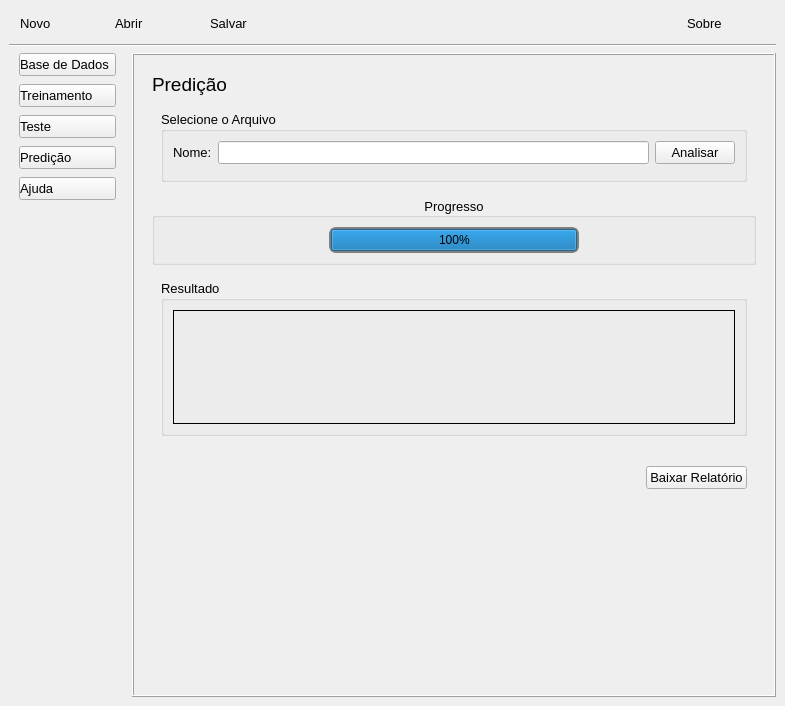
<?xml version="1.0" encoding="UTF-8"?>
<ui version="4.0">
 <class>MainWindow</class>
 <widget class="QMainWindow" name="MainWindow">
  <property name="geometry">
   <rect>
    <x>0</x>
    <y>0</y>
    <width>785</width>
    <height>706</height>
   </rect>
  </property>
  <property name="font">
   <font>
    <pointsize>10</pointsize>
   </font>
  </property>
  <property name="windowTitle">
   <string>FarmacIA</string>
  </property>
  <property name="windowIcon">
   <iconset>
    <normaloff>../styles/icon.ico</normaloff>../styles/icon.ico</iconset>
  </property>
  <widget class="QWidget" name="centralwidget">
   <layout class="QVBoxLayout" name="verticalLayout_11">
    <item>
     <widget class="QWidget" name="header" native="true">
      <layout class="QHBoxLayout" name="horizontalLayout">
       <property name="spacing">
        <number>15</number>
       </property>
       <property name="leftMargin">
        <number>10</number>
       </property>
       <property name="topMargin">
        <number>3</number>
       </property>
       <property name="rightMargin">
        <number>10</number>
       </property>
       <property name="bottomMargin">
        <number>3</number>
       </property>
       <item>
        <widget class="QPushButton" name="newBtn">
         <property name="font">
          <font>
           <family>MS Shell Dlg 2</family>
           <pointsize>10</pointsize>
           <weight>50</weight>
           <italic>false</italic>
           <bold>false</bold>
           <underline>false</underline>
           <strikeout>false</strikeout>
          </font>
         </property>
         <property name="styleSheet">
          <string notr="true">Text-align:left</string>
         </property>
         <property name="text">
          <string>Novo</string>
         </property>
         <property name="icon">
          <iconset>
           <normaloff>../styles/light/add-document.png</normaloff>../styles/light/add-document.png</iconset>
         </property>
         <property name="iconSize">
          <size>
           <width>16</width>
           <height>16</height>
          </size>
         </property>
         <property name="checkable">
          <bool>false</bool>
         </property>
         <property name="autoDefault">
          <bool>false</bool>
         </property>
         <property name="default">
          <bool>false</bool>
         </property>
         <property name="flat">
          <bool>true</bool>
         </property>
        </widget>
       </item>
       <item>
        <widget class="QPushButton" name="openBtn">
         <property name="font">
          <font>
           <family>MS Shell Dlg 2</family>
           <pointsize>10</pointsize>
          </font>
         </property>
         <property name="styleSheet">
          <string notr="true">Text-align:left</string>
         </property>
         <property name="text">
          <string>Abrir</string>
         </property>
         <property name="icon">
          <iconset>
           <normaloff>../styles/light/open.png</normaloff>../styles/light/open.png</iconset>
         </property>
         <property name="iconSize">
          <size>
           <width>16</width>
           <height>16</height>
          </size>
         </property>
         <property name="flat">
          <bool>true</bool>
         </property>
        </widget>
       </item>
       <item>
        <widget class="QPushButton" name="saveBtn">
         <property name="font">
          <font>
           <family>MS Shell Dlg 2</family>
           <pointsize>10</pointsize>
          </font>
         </property>
         <property name="styleSheet">
          <string notr="true">Text-align:left</string>
         </property>
         <property name="text">
          <string>Salvar</string>
         </property>
         <property name="icon">
          <iconset>
           <normaloff>../styles/light/save.png</normaloff>../styles/light/save.png</iconset>
         </property>
         <property name="iconSize">
          <size>
           <width>16</width>
           <height>16</height>
          </size>
         </property>
         <property name="default">
          <bool>false</bool>
         </property>
         <property name="flat">
          <bool>true</bool>
         </property>
        </widget>
       </item>
       <item>
        <spacer name="horizontalSpacer_2">
         <property name="orientation">
          <enum>Qt::Horizontal</enum>
         </property>
         <property name="sizeHint" stdset="0">
          <size>
           <width>1005</width>
           <height>20</height>
          </size>
         </property>
        </spacer>
       </item>
       <item>
        <widget class="QPushButton" name="aboutBtn">
         <property name="font">
          <font>
           <family>MS Shell Dlg 2</family>
           <pointsize>10</pointsize>
          </font>
         </property>
         <property name="styleSheet">
          <string notr="true">text-align:left</string>
         </property>
         <property name="text">
          <string>Sobre</string>
         </property>
         <property name="icon">
          <iconset>
           <normaloff>../styles/light/info.png</normaloff>../styles/light/info.png</iconset>
         </property>
         <property name="flat">
          <bool>true</bool>
         </property>
        </widget>
       </item>
      </layout>
     </widget>
    </item>
    <item>
     <widget class="Line" name="headerLine">
      <property name="orientation">
       <enum>Qt::Horizontal</enum>
      </property>
     </widget>
    </item>
    <item>
     <widget class="QWidget" name="body" native="true">
      <layout class="QHBoxLayout" name="horizontalLayout_3">
       <property name="leftMargin">
        <number>0</number>
       </property>
       <property name="topMargin">
        <number>0</number>
       </property>
       <property name="rightMargin">
        <number>0</number>
       </property>
       <property name="bottomMargin">
        <number>0</number>
       </property>
       <item alignment="Qt::AlignLeft">
        <widget class="QWidget" name="leftMenu" native="true">
         <property name="enabled">
          <bool>true</bool>
         </property>
         <property name="sizePolicy">
          <sizepolicy hsizetype="Minimum" vsizetype="Preferred">
           <horstretch>0</horstretch>
           <verstretch>0</verstretch>
          </sizepolicy>
         </property>
         <layout class="QVBoxLayout" name="verticalLayout" stretch="0,0,0,0,0,0">
          <property name="spacing">
           <number>8</number>
          </property>
          <property name="sizeConstraint">
           <enum>QLayout::SetDefaultConstraint</enum>
          </property>
          <property name="leftMargin">
           <number>10</number>
          </property>
          <property name="topMargin">
           <number>0</number>
          </property>
          <property name="rightMargin">
           <number>10</number>
          </property>
          <property name="bottomMargin">
           <number>10</number>
          </property>
          <item>
           <widget class="QPushButton" name="dataBaseBtn">
            <property name="sizePolicy">
             <sizepolicy hsizetype="Minimum" vsizetype="Fixed">
              <horstretch>0</horstretch>
              <verstretch>0</verstretch>
             </sizepolicy>
            </property>
            <property name="minimumSize">
             <size>
              <width>0</width>
              <height>0</height>
             </size>
            </property>
            <property name="font">
             <font>
              <family>MS Shell Dlg 2</family>
              <pointsize>10</pointsize>
             </font>
            </property>
            <property name="focusPolicy">
             <enum>Qt::NoFocus</enum>
            </property>
            <property name="layoutDirection">
             <enum>Qt::LeftToRight</enum>
            </property>
            <property name="autoFillBackground">
             <bool>false</bool>
            </property>
            <property name="styleSheet">
             <string notr="true">Text-align:left;</string>
            </property>
            <property name="text">
             <string>Base de Dados</string>
            </property>
            <property name="icon">
             <iconset>
              <normaloff>../styles/light/database.png</normaloff>../styles/light/database.png</iconset>
            </property>
            <property name="checkable">
             <bool>false</bool>
            </property>
            <property name="autoDefault">
             <bool>false</bool>
            </property>
           </widget>
          </item>
          <item>
           <widget class="QPushButton" name="trainBtn">
            <property name="minimumSize">
             <size>
              <width>0</width>
              <height>0</height>
             </size>
            </property>
            <property name="font">
             <font>
              <family>MS Shell Dlg 2</family>
              <pointsize>10</pointsize>
             </font>
            </property>
            <property name="styleSheet">
             <string notr="true">Text-align:left</string>
            </property>
            <property name="text">
             <string>Treinamento</string>
            </property>
            <property name="icon">
             <iconset>
              <normaloff>../styles/light/train.png</normaloff>../styles/light/train.png</iconset>
            </property>
           </widget>
          </item>
          <item>
           <widget class="QPushButton" name="testBtn">
            <property name="minimumSize">
             <size>
              <width>0</width>
              <height>0</height>
             </size>
            </property>
            <property name="font">
             <font>
              <family>MS Shell Dlg 2</family>
              <pointsize>10</pointsize>
             </font>
            </property>
            <property name="styleSheet">
             <string notr="true">Text-align:left</string>
            </property>
            <property name="text">
             <string>Teste</string>
            </property>
            <property name="icon">
             <iconset>
              <normaloff>../styles/light/tests.png</normaloff>../styles/light/tests.png</iconset>
            </property>
            <property name="checkable">
             <bool>false</bool>
            </property>
           </widget>
          </item>
          <item>
           <widget class="QPushButton" name="predictionBtn">
            <property name="minimumSize">
             <size>
              <width>0</width>
              <height>0</height>
             </size>
            </property>
            <property name="font">
             <font>
              <family>MS Shell Dlg 2</family>
              <pointsize>10</pointsize>
             </font>
            </property>
            <property name="styleSheet">
             <string notr="true">Text-align:left</string>
            </property>
            <property name="text">
             <string>Predição</string>
            </property>
            <property name="icon">
             <iconset>
              <normaloff>../styles/light/prediction2.png</normaloff>../styles/light/prediction2.png</iconset>
            </property>
           </widget>
          </item>
          <item>
           <widget class="QPushButton" name="helpBtn">
            <property name="minimumSize">
             <size>
              <width>0</width>
              <height>0</height>
             </size>
            </property>
            <property name="font">
             <font>
              <family>MS Shell Dlg 2</family>
              <pointsize>10</pointsize>
             </font>
            </property>
            <property name="styleSheet">
             <string notr="true">Text-align:left</string>
            </property>
            <property name="text">
             <string>Ajuda</string>
            </property>
            <property name="icon">
             <iconset>
              <normaloff>../styles/light/help.png</normaloff>../styles/light/help.png</iconset>
            </property>
           </widget>
          </item>
          <item>
           <spacer name="verticalSpacer">
            <property name="orientation">
             <enum>Qt::Vertical</enum>
            </property>
            <property name="sizeHint" stdset="0">
             <size>
              <width>20</width>
              <height>40</height>
             </size>
            </property>
           </spacer>
          </item>
         </layout>
        </widget>
       </item>
       <item>
        <widget class="QFrame" name="bodyFrame">
         <property name="minimumSize">
          <size>
           <width>0</width>
           <height>0</height>
          </size>
         </property>
         <property name="frameShape">
          <enum>QFrame::Box</enum>
         </property>
         <property name="frameShadow">
          <enum>QFrame::Raised</enum>
         </property>
         <property name="lineWidth">
          <number>1</number>
         </property>
         <layout class="QVBoxLayout" name="verticalLayout_2">
          <item>
           <widget class="QStackedWidget" name="pages">
            <property name="sizePolicy">
             <sizepolicy hsizetype="Expanding" vsizetype="Expanding">
              <horstretch>0</horstretch>
              <verstretch>0</verstretch>
             </sizepolicy>
            </property>
            <property name="currentIndex">
             <number>3</number>
            </property>
            <widget class="QWidget" name="dbPage">
             <layout class="QVBoxLayout" name="verticalLayout_5">
              <item>
               <widget class="QLabel" name="dbTitle">
                <property name="font">
                 <font>
                  <pointsize>14</pointsize>
                 </font>
                </property>
                <property name="text">
                 <string>Carregamento da Base de Dados</string>
                </property>
               </widget>
              </item>
              <item>
               <widget class="QGroupBox" name="nameDbBox">
                <property name="title">
                 <string>Nome</string>
                </property>
                <layout class="QHBoxLayout" name="horizontalLayout_10">
                 <item>
                  <widget class="QComboBox" name="dbCombo">
                   <property name="minimumSize">
                    <size>
                     <width>80</width>
                     <height>0</height>
                    </size>
                   </property>
                   <item>
                    <property name="text">
                     <string>DB1</string>
                    </property>
                   </item>
                   <item>
                    <property name="text">
                     <string>DB2</string>
                    </property>
                   </item>
                  </widget>
                 </item>
                 <item>
                  <spacer name="horizontalSpacer_3">
                   <property name="orientation">
                    <enum>Qt::Horizontal</enum>
                   </property>
                   <property name="sizeHint" stdset="0">
                    <size>
                     <width>40</width>
                     <height>20</height>
                    </size>
                   </property>
                  </spacer>
                 </item>
                </layout>
               </widget>
              </item>
              <item>
               <widget class="QFrame" name="descriptionDb">
                <property name="sizePolicy">
                 <sizepolicy hsizetype="Preferred" vsizetype="Preferred">
                  <horstretch>0</horstretch>
                  <verstretch>0</verstretch>
                 </sizepolicy>
                </property>
                <property name="frameShape">
                 <enum>QFrame::Box</enum>
                </property>
                <property name="frameShadow">
                 <enum>QFrame::Plain</enum>
                </property>
                <layout class="QVBoxLayout" name="verticalLayout_3">
                 <item>
                  <widget class="QLabel" name="descriptionLabelDb">
                   <property name="sizePolicy">
                    <sizepolicy hsizetype="Preferred" vsizetype="Preferred">
                     <horstretch>0</horstretch>
                     <verstretch>0</verstretch>
                    </sizepolicy>
                   </property>
                   <property name="minimumSize">
                    <size>
                     <width>0</width>
                     <height>120</height>
                    </size>
                   </property>
                   <property name="text">
                    <string>Descrição da Base de Dados 1.</string>
                   </property>
                  </widget>
                 </item>
                </layout>
               </widget>
              </item>
              <item>
               <spacer name="verticalSpacer_2">
                <property name="orientation">
                 <enum>Qt::Vertical</enum>
                </property>
                <property name="sizeHint" stdset="0">
                 <size>
                  <width>20</width>
                  <height>40</height>
                 </size>
                </property>
               </spacer>
              </item>
              <item>
               <widget class="QWidget" name="endDb" native="true">
                <layout class="QHBoxLayout" name="horizontalLayout_2">
                 <item>
                  <spacer name="horizontalSpacer">
                   <property name="orientation">
                    <enum>Qt::Horizontal</enum>
                   </property>
                   <property name="sizeHint" stdset="0">
                    <size>
                     <width>100</width>
                     <height>20</height>
                    </size>
                   </property>
                  </spacer>
                 </item>
                 <item>
                  <widget class="QPushButton" name="loadBtn">
                   <property name="font">
                    <font>
                     <pointsize>10</pointsize>
                    </font>
                   </property>
                   <property name="text">
                    <string>Carregar</string>
                   </property>
                  </widget>
                 </item>
                </layout>
               </widget>
              </item>
             </layout>
            </widget>
            <widget class="QWidget" name="trainPage">
             <layout class="QVBoxLayout" name="verticalLayout_6">
              <item>
               <widget class="QLabel" name="trainTitle">
                <property name="font">
                 <font>
                  <pointsize>14</pointsize>
                 </font>
                </property>
                <property name="text">
                 <string>Treinamento</string>
                </property>
               </widget>
              </item>
              <item>
               <widget class="QWidget" name="nameTrain" native="true">
                <property name="sizePolicy">
                 <sizepolicy hsizetype="Preferred" vsizetype="Minimum">
                  <horstretch>0</horstretch>
                  <verstretch>0</verstretch>
                 </sizepolicy>
                </property>
                <layout class="QHBoxLayout" name="horizontalLayout_6">
                 <item>
                  <widget class="QGroupBox" name="selectTrain">
                   <property name="font">
                    <font>
                     <pointsize>10</pointsize>
                    </font>
                   </property>
                   <property name="title">
                    <string>Selecione o Arquivo de Treino</string>
                   </property>
                   <property name="flat">
                    <bool>false</bool>
                   </property>
                   <layout class="QGridLayout" name="gridLayout">
                    <property name="bottomMargin">
                     <number>15</number>
                    </property>
                    <item row="0" column="0">
                     <widget class="QLabel" name="nameLabelTrain">
                      <property name="sizePolicy">
                       <sizepolicy hsizetype="Preferred" vsizetype="Minimum">
                        <horstretch>0</horstretch>
                        <verstretch>0</verstretch>
                       </sizepolicy>
                      </property>
                      <property name="text">
                       <string>Nome:</string>
                      </property>
                     </widget>
                    </item>
                    <item row="0" column="1">
                     <widget class="QLineEdit" name="nameEditTrain"/>
                    </item>
                   </layout>
                  </widget>
                 </item>
                </layout>
               </widget>
              </item>
              <item>
               <widget class="QWidget" name="parametersTrain" native="true">
                <layout class="QHBoxLayout" name="horizontalLayout_9">
                 <property name="spacing">
                  <number>15</number>
                 </property>
                 <property name="bottomMargin">
                  <number>15</number>
                 </property>
                 <item>
                  <widget class="QGroupBox" name="batchBox">
                   <property name="maximumSize">
                    <size>
                     <width>200</width>
                     <height>16777215</height>
                    </size>
                   </property>
                   <property name="font">
                    <font>
                     <pointsize>10</pointsize>
                    </font>
                   </property>
                   <property name="title">
                    <string>Tamanho do Batch</string>
                   </property>
                   <property name="flat">
                    <bool>false</bool>
                   </property>
                   <layout class="QHBoxLayout" name="horizontalLayout_7">
                    <item>
                     <widget class="QSpinBox" name="batchSpin">
                      <property name="maximumSize">
                       <size>
                        <width>100</width>
                        <height>16777215</height>
                       </size>
                      </property>
                      <property name="styleSheet">
                       <string notr="true"/>
                      </property>
                      <property name="value">
                       <number>64</number>
                      </property>
                     </widget>
                    </item>
                   </layout>
                  </widget>
                 </item>
                 <item>
                  <widget class="QGroupBox" name="epochBox">
                   <property name="maximumSize">
                    <size>
                     <width>16777215</width>
                     <height>200</height>
                    </size>
                   </property>
                   <property name="font">
                    <font>
                     <pointsize>10</pointsize>
                    </font>
                   </property>
                   <property name="title">
                    <string>Número de Épocas</string>
                   </property>
                   <property name="flat">
                    <bool>false</bool>
                   </property>
                   <layout class="QHBoxLayout" name="horizontalLayout_8">
                    <item>
                     <widget class="QSpinBox" name="epochSpin">
                      <property name="maximumSize">
                       <size>
                        <width>100</width>
                        <height>16777215</height>
                       </size>
                      </property>
                      <property name="value">
                       <number>14</number>
                      </property>
                     </widget>
                    </item>
                   </layout>
                  </widget>
                 </item>
                 <item>
                  <spacer name="horizontalSpacer_5">
                   <property name="orientation">
                    <enum>Qt::Horizontal</enum>
                   </property>
                   <property name="sizeHint" stdset="0">
                    <size>
                     <width>40</width>
                     <height>20</height>
                    </size>
                   </property>
                  </spacer>
                 </item>
                 <item>
                  <widget class="QPushButton" name="loadBtnTrain">
                   <property name="font">
                    <font>
                     <pointsize>10</pointsize>
                    </font>
                   </property>
                   <property name="text">
                    <string>Treinar</string>
                   </property>
                  </widget>
                 </item>
                </layout>
               </widget>
              </item>
              <item>
               <widget class="QWidget" name="endTrain" native="true">
                <layout class="QHBoxLayout" name="horizontalLayout_5">
                 <property name="bottomMargin">
                  <number>15</number>
                 </property>
                 <item>
                  <spacer name="horizontalSpacer_4">
                   <property name="orientation">
                    <enum>Qt::Horizontal</enum>
                   </property>
                   <property name="sizeHint" stdset="0">
                    <size>
                     <width>100</width>
                     <height>20</height>
                    </size>
                   </property>
                  </spacer>
                 </item>
                 <item>
                  <widget class="QProgressBar" name="progressBarTrain">
                   <property name="sizePolicy">
                    <sizepolicy hsizetype="Fixed" vsizetype="Fixed">
                     <horstretch>0</horstretch>
                     <verstretch>0</verstretch>
                    </sizepolicy>
                   </property>
                   <property name="minimumSize">
                    <size>
                     <width>150</width>
                     <height>0</height>
                    </size>
                   </property>
                   <property name="baseSize">
                    <size>
                     <width>0</width>
                     <height>0</height>
                    </size>
                   </property>
                   <property name="styleSheet">
                    <string notr="true">border-style:solid;
border-color:grey;
border-radius:7px;
border-width:2px;
text-align:center;

</string>
                   </property>
                   <property name="value">
                    <number>10</number>
                   </property>
                   <property name="alignment">
                    <set>Qt::AlignJustify|Qt::AlignVCenter</set>
                   </property>
                  </widget>
                 </item>
                </layout>
               </widget>
              </item>
              <item>
               <spacer name="verticalSpacer_3">
                <property name="orientation">
                 <enum>Qt::Vertical</enum>
                </property>
                <property name="sizeType">
                 <enum>QSizePolicy::Expanding</enum>
                </property>
                <property name="sizeHint" stdset="0">
                 <size>
                  <width>20</width>
                  <height>140</height>
                 </size>
                </property>
               </spacer>
              </item>
             </layout>
            </widget>
            <widget class="QWidget" name="testPage">
             <layout class="QVBoxLayout" name="verticalLayout_7">
              <item>
               <widget class="QLabel" name="testTitle">
                <property name="font">
                 <font>
                  <pointsize>14</pointsize>
                 </font>
                </property>
                <property name="text">
                 <string>Teste de Modelo</string>
                </property>
               </widget>
              </item>
              <item>
               <widget class="QWidget" name="nameTest" native="true">
                <property name="sizePolicy">
                 <sizepolicy hsizetype="Preferred" vsizetype="Minimum">
                  <horstretch>0</horstretch>
                  <verstretch>0</verstretch>
                 </sizepolicy>
                </property>
                <layout class="QHBoxLayout" name="horizontalLayout_15">
                 <item>
                  <widget class="QGroupBox" name="selectTest">
                   <property name="font">
                    <font>
                     <pointsize>10</pointsize>
                    </font>
                   </property>
                   <property name="title">
                    <string>Selecione o Arquivo para Teste</string>
                   </property>
                   <property name="flat">
                    <bool>false</bool>
                   </property>
                   <layout class="QGridLayout" name="gridLayout_2">
                    <property name="bottomMargin">
                     <number>15</number>
                    </property>
                    <item row="0" column="0">
                     <widget class="QLabel" name="nameLabelTest">
                      <property name="sizePolicy">
                       <sizepolicy hsizetype="Preferred" vsizetype="Minimum">
                        <horstretch>0</horstretch>
                        <verstretch>0</verstretch>
                       </sizepolicy>
                      </property>
                      <property name="text">
                       <string>Nome:</string>
                      </property>
                     </widget>
                    </item>
                    <item row="0" column="1">
                     <widget class="QLineEdit" name="nameEditTest"/>
                    </item>
                    <item row="0" column="2">
                     <widget class="QPushButton" name="loadBtnTest_2">
                      <property name="font">
                       <font>
                        <pointsize>10</pointsize>
                       </font>
                      </property>
                      <property name="text">
                       <string>Testar</string>
                      </property>
                     </widget>
                    </item>
                   </layout>
                  </widget>
                 </item>
                </layout>
               </widget>
              </item>
              <item>
               <widget class="QWidget" name="resultsTest" native="true">
                <layout class="QVBoxLayout" name="verticalLayout_8">
                 <property name="spacing">
                  <number>15</number>
                 </property>
                 <property name="bottomMargin">
                  <number>15</number>
                 </property>
                 <item>
                  <widget class="QGroupBox" name="resultBoxTest">
                   <property name="maximumSize">
                    <size>
                     <width>16777215</width>
                     <height>16777215</height>
                    </size>
                   </property>
                   <property name="font">
                    <font>
                     <pointsize>10</pointsize>
                    </font>
                   </property>
                   <property name="title">
                    <string>Resultado</string>
                   </property>
                   <property name="flat">
                    <bool>false</bool>
                   </property>
                   <layout class="QVBoxLayout" name="verticalLayout_10">
                    <item>
                     <widget class="QFrame" name="resultFrameTest">
                      <property name="frameShape">
                       <enum>QFrame::Box</enum>
                      </property>
                      <property name="frameShadow">
                       <enum>QFrame::Plain</enum>
                      </property>
                      <layout class="QHBoxLayout" name="horizontalLayout_11">
                       <item>
                        <widget class="QLabel" name="resultLabelTest">
                         <property name="text">
                          <string/>
                         </property>
                         <property name="pixmap">
                          <pixmap>../styles/Test_ROC.png</pixmap>
                         </property>
                         <property name="scaledContents">
                          <bool>false</bool>
                         </property>
                        </widget>
                       </item>
                      </layout>
                     </widget>
                    </item>
                   </layout>
                  </widget>
                 </item>
                </layout>
               </widget>
              </item>
              <item>
               <widget class="QWidget" name="endTest" native="true">
                <layout class="QHBoxLayout" name="horizontalLayout_4">
                 <item>
                  <spacer name="horizontalSpacer_7">
                   <property name="orientation">
                    <enum>Qt::Horizontal</enum>
                   </property>
                   <property name="sizeHint" stdset="0">
                    <size>
                     <width>100</width>
                     <height>20</height>
                    </size>
                   </property>
                  </spacer>
                 </item>
                 <item>
                  <widget class="QPushButton" name="loadBtnTest">
                   <property name="font">
                    <font>
                     <pointsize>10</pointsize>
                    </font>
                   </property>
                   <property name="text">
                    <string>Baixar Relatório</string>
                   </property>
                   <property name="icon">
                    <iconset>
                     <normaloff>../styles/light/download.png</normaloff>../styles/light/download.png</iconset>
                   </property>
                   <property name="iconSize">
                    <size>
                     <width>15</width>
                     <height>15</height>
                    </size>
                   </property>
                  </widget>
                 </item>
                </layout>
               </widget>
              </item>
              <item>
               <spacer name="verticalSpacer_4">
                <property name="orientation">
                 <enum>Qt::Vertical</enum>
                </property>
                <property name="sizeHint" stdset="0">
                 <size>
                  <width>20</width>
                  <height>40</height>
                 </size>
                </property>
               </spacer>
              </item>
             </layout>
            </widget>
            <widget class="QWidget" name="predictPage">
             <layout class="QVBoxLayout" name="verticalLayout_4">
              <item>
               <widget class="QLabel" name="predictTitle">
                <property name="font">
                 <font>
                  <pointsize>14</pointsize>
                 </font>
                </property>
                <property name="text">
                 <string>Predição</string>
                </property>
               </widget>
              </item>
              <item>
               <widget class="QWidget" name="namePredict" native="true">
                <property name="sizePolicy">
                 <sizepolicy hsizetype="Preferred" vsizetype="Minimum">
                  <horstretch>0</horstretch>
                  <verstretch>0</verstretch>
                 </sizepolicy>
                </property>
                <layout class="QHBoxLayout" name="horizontalLayout_16">
                 <item>
                  <widget class="QGroupBox" name="selectPredict">
                   <property name="font">
                    <font>
                     <pointsize>10</pointsize>
                    </font>
                   </property>
                   <property name="title">
                    <string>Selecione o Arquivo</string>
                   </property>
                   <property name="flat">
                    <bool>false</bool>
                   </property>
                   <layout class="QGridLayout" name="gridLayout_3">
                    <property name="bottomMargin">
                     <number>15</number>
                    </property>
                    <item row="0" column="1">
                     <widget class="QLineEdit" name="lineEditPredict"/>
                    </item>
                    <item row="0" column="2">
                     <widget class="QPushButton" name="loadBtnPredict_2">
                      <property name="font">
                       <font>
                        <pointsize>10</pointsize>
                       </font>
                      </property>
                      <property name="text">
                       <string>Analisar</string>
                      </property>
                     </widget>
                    </item>
                    <item row="0" column="0">
                     <widget class="QLabel" name="nameLabelPredict">
                      <property name="sizePolicy">
                       <sizepolicy hsizetype="Preferred" vsizetype="Minimum">
                        <horstretch>0</horstretch>
                        <verstretch>0</verstretch>
                       </sizepolicy>
                      </property>
                      <property name="text">
                       <string>Nome:</string>
                      </property>
                     </widget>
                    </item>
                   </layout>
                  </widget>
                 </item>
                </layout>
               </widget>
              </item>
              <item>
               <widget class="QGroupBox" name="progressBox">
                <property name="title">
                 <string>Progresso</string>
                </property>
                <property name="alignment">
                 <set>Qt::AlignCenter</set>
                </property>
                <layout class="QHBoxLayout" name="horizontalLayout_14">
                 <item>
                  <spacer name="horizontalSpacer_6">
                   <property name="orientation">
                    <enum>Qt::Horizontal</enum>
                   </property>
                   <property name="sizeHint" stdset="0">
                    <size>
                     <width>151</width>
                     <height>20</height>
                    </size>
                   </property>
                  </spacer>
                 </item>
                 <item>
                  <widget class="QProgressBar" name="progressBarPredict">
                   <property name="sizePolicy">
                    <sizepolicy hsizetype="Fixed" vsizetype="Fixed">
                     <horstretch>0</horstretch>
                     <verstretch>0</verstretch>
                    </sizepolicy>
                   </property>
                   <property name="minimumSize">
                    <size>
                     <width>250</width>
                     <height>0</height>
                    </size>
                   </property>
                   <property name="baseSize">
                    <size>
                     <width>0</width>
                     <height>0</height>
                    </size>
                   </property>
                   <property name="styleSheet">
                    <string notr="true">border-style:solid;
border-color:grey;
border-radius:7px;
border-width:2px;
text-align:center;

</string>
                   </property>
                   <property name="value">
                    <number>100</number>
                   </property>
                   <property name="alignment">
                    <set>Qt::AlignJustify|Qt::AlignVCenter</set>
                   </property>
                  </widget>
                 </item>
                 <item>
                  <spacer name="horizontalSpacer_9">
                   <property name="orientation">
                    <enum>Qt::Horizontal</enum>
                   </property>
                   <property name="sizeHint" stdset="0">
                    <size>
                     <width>144</width>
                     <height>20</height>
                    </size>
                   </property>
                  </spacer>
                 </item>
                </layout>
               </widget>
              </item>
              <item>
               <widget class="QWidget" name="resultsPredict" native="true">
                <layout class="QVBoxLayout" name="verticalLayout_12">
                 <property name="spacing">
                  <number>15</number>
                 </property>
                 <property name="bottomMargin">
                  <number>15</number>
                 </property>
                 <item>
                  <widget class="QGroupBox" name="resultBoxPredict">
                   <property name="maximumSize">
                    <size>
                     <width>16777215</width>
                     <height>16777215</height>
                    </size>
                   </property>
                   <property name="font">
                    <font>
                     <pointsize>10</pointsize>
                    </font>
                   </property>
                   <property name="title">
                    <string>Resultado</string>
                   </property>
                   <property name="flat">
                    <bool>false</bool>
                   </property>
                   <layout class="QVBoxLayout" name="verticalLayout_13">
                    <item>
                     <widget class="QFrame" name="resultFramePredict">
                      <property name="frameShape">
                       <enum>QFrame::Box</enum>
                      </property>
                      <property name="frameShadow">
                       <enum>QFrame::Plain</enum>
                      </property>
                      <layout class="QHBoxLayout" name="horizontalLayout_13">
                       <item>
                        <widget class="QLabel" name="resultLabelPredict">
                         <property name="sizePolicy">
                          <sizepolicy hsizetype="MinimumExpanding" vsizetype="MinimumExpanding">
                           <horstretch>0</horstretch>
                           <verstretch>0</verstretch>
                          </sizepolicy>
                         </property>
                         <property name="contextMenuPolicy">
                          <enum>Qt::DefaultContextMenu</enum>
                         </property>
                         <property name="text">
                          <string/>
                         </property>
                         <property name="pixmap">
                          <pixmap>../styles/Predict.png</pixmap>
                         </property>
                         <property name="alignment">
                          <set>Qt::AlignCenter</set>
                         </property>
                        </widget>
                       </item>
                      </layout>
                     </widget>
                    </item>
                   </layout>
                  </widget>
                 </item>
                </layout>
               </widget>
              </item>
              <item>
               <widget class="QWidget" name="endPredict" native="true">
                <layout class="QHBoxLayout" name="horizontalLayout_12">
                 <item>
                  <spacer name="horizontalSpacer_8">
                   <property name="orientation">
                    <enum>Qt::Horizontal</enum>
                   </property>
                   <property name="sizeHint" stdset="0">
                    <size>
                     <width>100</width>
                     <height>20</height>
                    </size>
                   </property>
                  </spacer>
                 </item>
                 <item>
                  <widget class="QPushButton" name="loadBtnPredict">
                   <property name="font">
                    <font>
                     <pointsize>10</pointsize>
                    </font>
                   </property>
                   <property name="text">
                    <string>Baixar Relatório</string>
                   </property>
                   <property name="icon">
                    <iconset>
                     <normaloff>../styles/light/download.png</normaloff>../styles/light/download.png</iconset>
                   </property>
                   <property name="iconSize">
                    <size>
                     <width>15</width>
                     <height>15</height>
                    </size>
                   </property>
                  </widget>
                 </item>
                </layout>
               </widget>
              </item>
              <item>
               <spacer name="verticalSpacer_5">
                <property name="orientation">
                 <enum>Qt::Vertical</enum>
                </property>
                <property name="sizeHint" stdset="0">
                 <size>
                  <width>20</width>
                  <height>7</height>
                 </size>
                </property>
               </spacer>
              </item>
             </layout>
            </widget>
            <widget class="QWidget" name="helpPage">
             <layout class="QVBoxLayout" name="verticalLayout_9">
              <item>
               <widget class="QLabel" name="helpTitle">
                <property name="font">
                 <font>
                  <pointsize>14</pointsize>
                 </font>
                </property>
                <property name="text">
                 <string>Ajuda</string>
                </property>
               </widget>
              </item>
              <item>
               <widget class="QWidget" name="descriptionHelp" native="true">
                <property name="sizePolicy">
                 <sizepolicy hsizetype="Preferred" vsizetype="Minimum">
                  <horstretch>0</horstretch>
                  <verstretch>0</verstretch>
                 </sizepolicy>
                </property>
                <layout class="QHBoxLayout" name="horizontalLayout_18">
                 <item>
                  <widget class="QLabel" name="labelHelp">
                   <property name="text">
                    <string/>
                   </property>
                   <property name="pixmap">
                    <pixmap>../styles/Help.png</pixmap>
                   </property>
                  </widget>
                 </item>
                </layout>
               </widget>
              </item>
              <item>
               <spacer name="verticalSpacer_6">
                <property name="orientation">
                 <enum>Qt::Vertical</enum>
                </property>
                <property name="sizeHint" stdset="0">
                 <size>
                  <width>20</width>
                  <height>40</height>
                 </size>
                </property>
               </spacer>
              </item>
             </layout>
            </widget>
           </widget>
          </item>
         </layout>
        </widget>
       </item>
      </layout>
     </widget>
    </item>
   </layout>
  </widget>
 </widget>
 <resources/>
 <connections/>
</ui>
